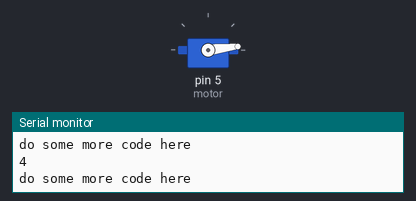
A sketch run on a simulated Arduino Uno, built with avr-gcc and run on an emulated ATmega328P. Parts: servo, the last lines printed to the serial monitor.

Above: at 1.19 s.
At 2.47 s:
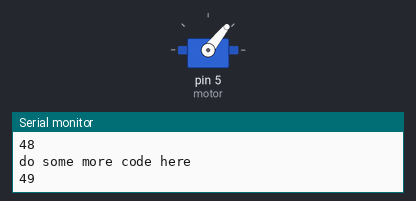
At 3.75 s:
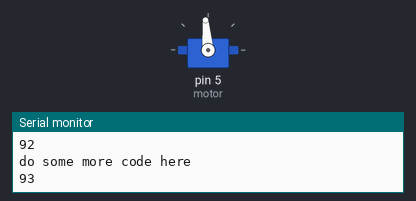
At 6.4 s:
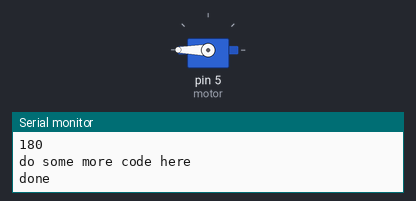
Timing chart, 0 to 7.9 s (numbered marks = the images above):
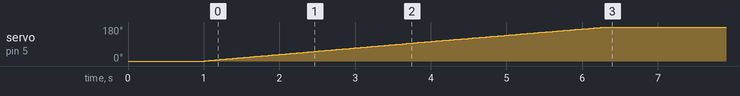

The sketch:

multiThreading.ino
```cpp
#include <Servo.h>

Servo motor;

void setup() {
  Serial.begin(9600);
  motor.attach(5);
  motor.write(0);
  Serial.println("reset 0");
  delay(1000);
}

int i = 0, desiredAngle = 180, currentAngle = 0;
unsigned long startTime = 0, endTime = 0;
bool servoDone = false;
int timer = 0;

void loop() {
  startTime = millis();

  if (!servoDone) {
    if (startTime - timer >= 10) {
      if (i <= desiredAngle) {
        Serial.println(i);
        motor.write(i);
        i++;
      } else {
        Serial.println("done");
        servoDone = true;
        endTime = millis();
        Serial.print("Run time: ");
        Serial.println(endTime - startTime);
      }
      timer = millis();
    }
  }

  Serial.println("do some more code here");
}
```

Measured:
- by itself, servo on pin 5 (motor): moves from 0° to 180° over 5.3 s
